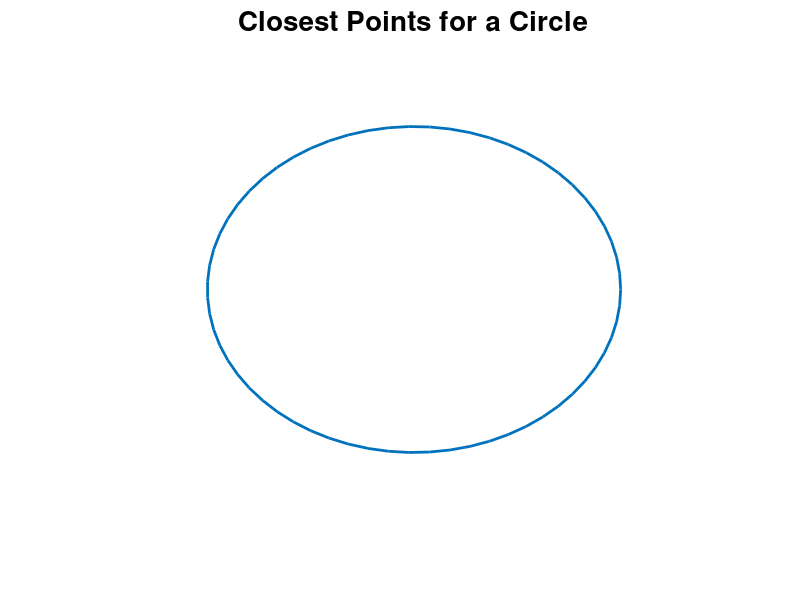

Write the MATLAB code that produced this figure. (Note: this script raises an error after producing the figure.)
% Question 1: demostratig the closest point computation for a circle.
R = 2;
numpoints = 10;
point = zeros(2, 2);
[Cx, Cy] = pol2cart(linspace(0, 2*pi, 64), R);
figure(1)
plot(Cx, Cy, 'linewidth', 2), hold on
axis([-R*3/2 R*3/2 -R*3/2 R*3/2]); axis off
%title(['Closest Points for a Circle with radius ', num2str(R, 1)],...
 %   'Fontsize', 20)
 title('Closest Points for a Circle', 'Fontsize', 20)
for j = 1:numpoints
    point(1, :) = 3*R*rand([2 1]) - 3*R/2;
    point(2, :) = cp_circle(point(1, :), R);
    figure(1), plot(point(:, 1), point(:, 2), '-*', 'linewidth', 2)
end, hold off
%function cpV = cp_circle(V, R), cpV = R/norm(V, 2)*V; end 
name = sprintf('../Project/Pictures_Movies/cpCircle.pdf');
print(name, '-dpdf', '-r0')